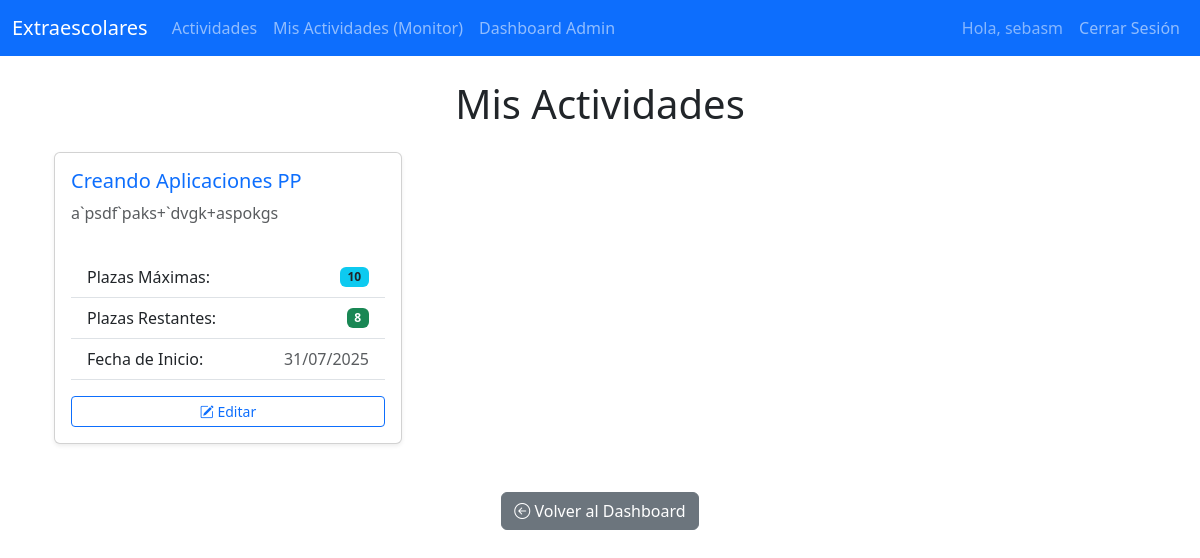
/actividades/monitor/actividades/ (signed in), run on an earlier commit of the app's database.
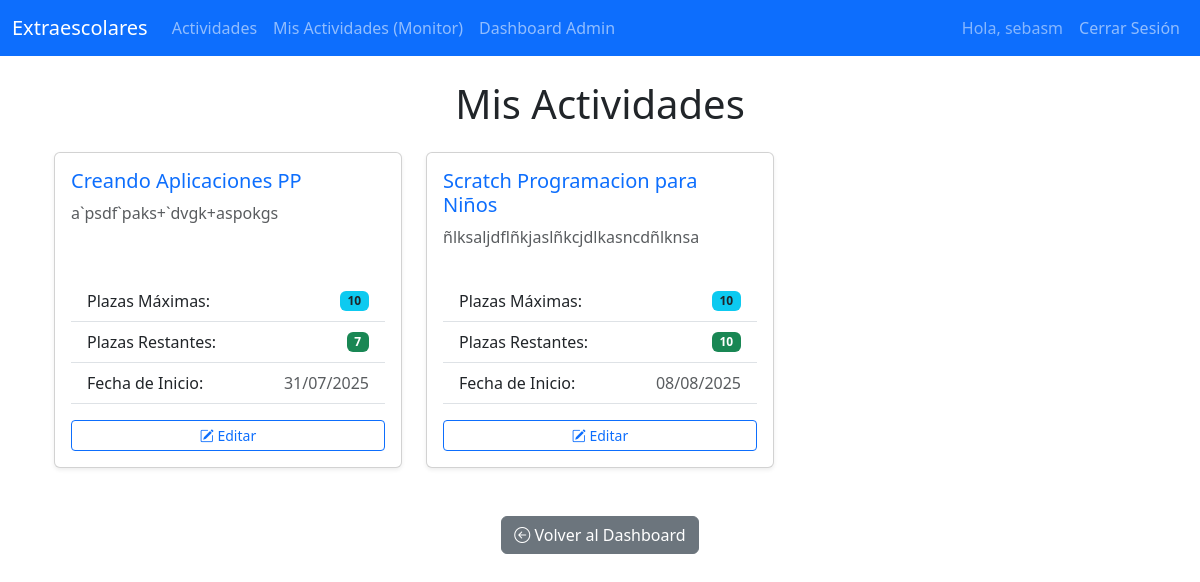
And on a later commit of the database.
### actividades/models.py (models this page shows, shortened)
class Actividad(models.Model):
    nombre = models.CharField(max_length=200)
    descripcion = models.TextField()
    monitor = models.ForeignKey(Monitor, on_delete=models.SET_NULL, null=True, blank=True)
    plazas_maximas = models.IntegerField()
    fecha_inicio = models.DateField()
    def plazas_restantes(self):
        inscripciones_actuales = self.inscripcion_set.count()
        return self.plazas_maximas - inscripciones_actuales

### actividades/views.py (the view)
# urls.py: path('monitor/actividades/', views.actividades_monitor, name='actividades_monitor'),
@login_required
@user_passes_test(is_monitor, login_url='/login/')
def actividades_monitor(request):
    try:
        monitor_actual = request.user.monitor_profile
        actividades = Actividad.objects.filter(monitor=monitor_actual)
    except Monitor.DoesNotExist:
            actividades = []
    context = {
        'actividades': actividades
    }
    return render(request, 'actividades/actividades_monitor.html', context)

### actividades/views.py (called while the page is built)
def is_monitor(user):
    return not hasattr(user, 'alumno') and user.is_staff # O user.groups.filter(name='Monitores').exists()

### templates/actividades/actividades_monitor.html (shortened to what this page needs)
{% extends 'base.html' %}
{% block content %}
<div class="container mt-4">
    <h1 class="mb-4 text-center">Mis Actividades</h1>
    {% if actividades %}
        <div class="row">
            {% for actividad in actividades %}
                <div class="col-md-6 col-lg-4 mb-4">
                    <div class="card h-100 shadow-sm">
                        <div class="card-body d-flex flex-column">
                            <h5 class="card-title text-primary">{{ actividad.nombre }}</h5>
                            <p class="card-text text-muted flex-grow-1">{{ actividad.descripcion|truncatechars:150 }}</p>
                            <ul class="list-group list-group-flush mt-3">
                                <li class="list-group-item d-flex justify-content-between align-items-center">
                                    Plazas Máximas:
                                    <span class="badge bg-info text-dark">{{ actividad.plazas_maximas }}</span>
                                </li>
                                <li class="list-group-item d-flex justify-content-between align-items-center">
                                    Plazas Restantes:
                                    <span class="badge bg-{% if actividad.plazas_restantes <= 0 %}danger{% elif actividad.plazas_restantes < 5 %}warning{% else %}success{% endif %}">
                                        {{ actividad.plazas_restantes }}
                                    </span>
                                </li>
                                <li class="list-group-item d-flex justify-content-between align-items-center">
                                    Fecha de Inicio:
                                    <span class="text-muted">{{ actividad.fecha_inicio|date:"d/m/Y" }}</span>
                                </li>
                            </ul>
                            <div class="mt-auto pt-3 border-top">
                                <a href="{% url 'admin_editar_actividad' actividad.id %}" class="btn btn-sm btn-outline-primary w-100">
                                    <i class="bi bi-pencil-square"></i> Editar
                                </a>
                            </div>
                        </div>
                    </div>
                </div>
            {% endfor %}
        </div>
    {% endif %}
    <div class="mt-4 text-center">
        <a href="{% url 'admin_dashboard' %}" class="btn btn-secondary">
            <i class="bi bi-arrow-left-circle"></i> Volver al Dashboard
        </a>
    </div>
</div>
{% endblock %}

What changed in the data, as far as the page shows it:
computed for Actividad "Creando Aplicaciones PP": plazas_restantes "8" → "7"
added Actividad: nombre "Scratch Programacion para Niños", descripcion "ñlksaljdflñkjaslñkcjdlkasncdñlknsa", plazas_maximas "10", plazas_restantes "10", fecha_inicio "08/08/2025"
